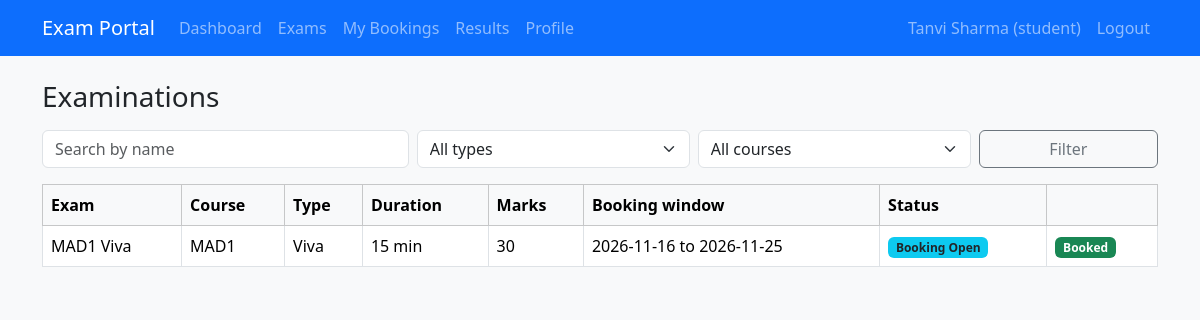
/student/exams (signed in), run on the app's committed database.
### models.py (models this page shows)
class User(UserMixin, db.Model):
    id = db.Column(db.Integer, primary_key=True)
    name = db.Column(db.String(100), nullable=False)
    email = db.Column(db.String(120), unique=True, nullable=False)
    password = db.Column(db.String(200), nullable=False)
    role = db.Column(db.String(20), nullable=False)  # admin / examiner / student
    contact = db.Column(db.String(20))
    department = db.Column(db.String(100))           # examiner ke liye
    is_approved = db.Column(db.Boolean, default=False)  # examiner approval
    is_active_user = db.Column(db.Boolean, default=True)

class Exam(db.Model):
    id = db.Column(db.Integer, primary_key=True)
    course_id = db.Column(db.Integer, db.ForeignKey('course.id'), nullable=False)
    examiner_id = db.Column(db.Integer, db.ForeignKey('user.id'))  # assigned examiner
    name = db.Column(db.String(100), nullable=False)
    exam_type = db.Column(db.String(30))   # Viva / Practical / Project Demo / Assessment
    duration = db.Column(db.Integer)       # minutes
    max_marks = db.Column(db.Integer)
    slot_create_start = db.Column(db.Date)
    slot_create_end = db.Column(db.Date)
    booking_start = db.Column(db.Date)
    booking_end = db.Column(db.Date)
    status = db.Column(db.String(20), default='Draft')
    results_published = db.Column(db.Boolean, default=False)
    course = db.relationship('Course')
    examiner = db.relationship('User')

class Course(db.Model):
    id = db.Column(db.Integer, primary_key=True)
    code = db.Column(db.String(20), unique=True, nullable=False)
    name = db.Column(db.String(100), nullable=False)
    description = db.Column(db.Text)
    status = db.Column(db.String(20), default='Active')

### app.py (the view)
@app.route('/student/exams')
@role_required('student')
def student_exams():
    q = request.args.get('q', '').strip()
    etype = request.args.get('type', '')
    course_id = request.args.get('course_id', '')
    query = Exam.query.filter(Exam.status != 'Draft')
    if q:
        query = query.filter(Exam.name.ilike(f'%{q}%'))
    if etype:
        query = query.filter(Exam.exam_type == etype)
    if course_id.isdigit():
        query = query.filter(Exam.course_id == int(course_id))
    booked = active_exam_ids(current_user.id)
    rows = [(e, booking_open(e), e.id in booked) for e in query.all()]
    return render_template('student/exams.html', rows=rows, q=q, etype=etype,
                           course_id=course_id, courses=Course.query.all())

### app.py (called while the page is built)
@login_manager.user_loader
def load_user(user_id):
    return db.session.get(User, int(user_id))

def role_required(role):
    def decorator(f):
        @wraps(f)
        def wrapper(*args, **kwargs):
            if not current_user.is_authenticated:
                return redirect(url_for('login'))
            if current_user.role != role:
                flash('Access denied.', 'danger')
                return redirect(url_for('home'))
            return f(*args, **kwargs)
        return wrapper
    return decorator

def booking_open(exam):
    today = date.today()
    if exam.status != 'Booking Open':
        return False
    if exam.booking_start and today < exam.booking_start:
        return False
    if exam.booking_end and today > exam.booking_end:
        return False
    return True

def active_exam_ids(student_id):
    rows = Booking.query.filter(Booking.student_id == student_id,
                                Booking.status.in_(['Booked', 'Completed'])).all()
    return {b.slot.exam_id for b in rows}

### templates/student/exams.html (shortened to what this page needs)
{% extends 'base.html' %}
{% block content %}
<h3 class="mb-3">Examinations</h3>
<form class="row g-2 mb-3" method="GET">
  <div class="col-md-4"><input name="q" value="{{ q }}" class="form-control" placeholder="Search by name"></div>
  <div class="col-md-3">
    <select name="type" class="form-select">
      <option value="">All types</option>
    </select>
  </div>
  <div class="col-md-3">
    <select name="course_id" class="form-select">
      <option value="">All courses</option>
    </select>
  </div>
  <div class="col-md-2"><button class="btn btn-outline-secondary w-100">Filter</button></div>
</form>
<table class="table table-bordered bg-white align-middle">
  <thead class="table-light">
    <tr><th>Exam</th><th>Course</th><th>Type</th><th>Duration</th><th>Marks</th><th>Booking window</th><th>Status</th><th></th></tr>
  </thead>
  <tbody>
  {% for e, is_open, booked in rows %}
    <tr>
      <td>{{ e.name }}</td><td>{{ e.course.code }}</td><td>{{ e.exam_type }}</td>
      <td>{{ e.duration }} min</td><td>{{ e.max_marks }}</td>
      <td>{{ e.booking_start }} to {{ e.booking_end }}</td>
      <td><span class="badge bg-info text-dark">{{ e.status }}</span></td>
      <td>
        {% if booked %}<span class="badge bg-success">Booked</span>
        {% elif is_open %}<a href="{{ url_for('exam_slots', eid=e.id) }}" class="btn btn-sm btn-primary">Book Slot</a>
        {% else %}<span class="text-muted">Not open</span>{% endif %}
      </td>
    </tr>
  {% else %}<tr><td colspan="8" class="text-center">Koi exam nahi mila.</td></tr>{% endfor %}
  </tbody>
</table>
{% endblock %}

### templates/base.html (shortened to what this page needs)
<!DOCTYPE html>
<html lang="en">
<head>
  <link href="https://cdn.jsdelivr.net/npm/bootstrap@5.3.3/dist/css/bootstrap.min.css" rel="stylesheet">
</head>
<body class="bg-light">
  <nav class="navbar navbar-expand navbar-dark bg-primary mb-4">
    <div class="container">
      <a class="navbar-brand" href="{{ url_for('home') }}">Exam Portal</a>
      {% if current_user.is_authenticated and current_user.role == 'student' %}
      <ul class="navbar-nav me-auto">
        <li class="nav-item"><a class="nav-link" href="{{ url_for('student_dashboard') }}">Dashboard</a></li>
        <li class="nav-item"><a class="nav-link" href="{{ url_for('student_exams') }}">Exams</a></li>
        <li class="nav-item"><a class="nav-link" href="{{ url_for('my_bookings') }}">My Bookings</a></li>
        <li class="nav-item"><a class="nav-link" href="{{ url_for('my_results') }}">Results</a></li>
        <li class="nav-item"><a class="nav-link" href="{{ url_for('student_profile') }}">Profile</a></li>
      </ul>
      {% endif %}
      <ul class="navbar-nav ms-auto">
        {% if current_user.is_authenticated %}
        <li class="nav-item"><span class="nav-link">{{ current_user.name }} ({{ current_user.role }})</span></li>
        <li class="nav-item"><a class="nav-link" href="{{ url_for('logout') }}">Logout</a></li>
        {% else %}
        <li class="nav-item"><a class="nav-link" href="{{ url_for('login') }}">Login</a></li>
        <li class="nav-item"><a class="nav-link" href="{{ url_for('register') }}">Register</a></li>
        {% endif %}
      </ul>
    </div>
  </nav>
  <div class="container">
    {% block content %}{% endblock %}
  </div>
</body>
</html>

### data on the page
User: name "Tanvi Sharma", role "student"
Exam: name "MAD1 Viva", course.code "MAD1", exam_type "Viva", duration "15", max_marks "30", booking_start "2026-11-16", booking_end "2026-11-25", status "Booking Open"
